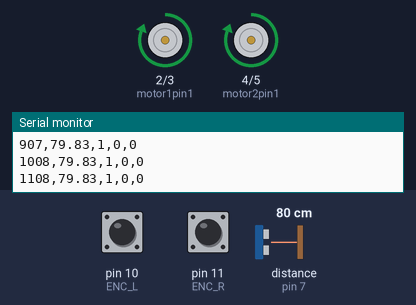
Simulated run of this sketch. Board: Arduino Uno, built with avr-gcc and run on an emulated ATmega328P. Parts: motor-driver pin pairs drawn as motors (green arrow = first pin HIGH = forward, orange = second pin HIGH = backward, longer = more drive), the last lines printed to the serial monitor. Wiring (inferred from the names in the program): ultrasonic range finder: trigger pin 6; echo pin 7. The test bench sets the inputs (shaded band); at power-on: distance to the obstacle (sensor on pin 7) 80 cm, pin 10 (ENC_L) HIGH, pin 11 (ENC_R) HIGH. The echo pulse lasts 58.3 µs per cm.

Above: at 1.2 s.
1.3 s: distance to the obstacle (sensor on pin 7) set to 38 cm
2.9 s: distance to the obstacle (sensor on pin 7) set to 32 cm
At 3.5 s:
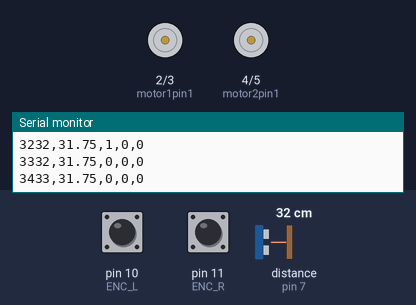
5.9 s: distance to the obstacle (sensor on pin 7) set to 2 cm
At 6.6 s:
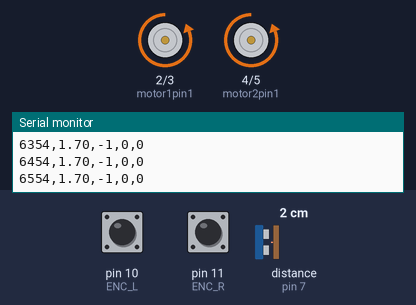
7.4 s: distance to the obstacle (sensor on pin 7) set to 14 cm
9.0 s: distance to the obstacle (sensor on pin 7) set to 17 cm
At 9.6 s:
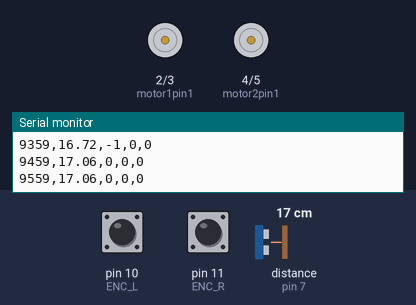
12.0 s: distance to the obstacle (sensor on pin 7) set to 4 cm
Timing chart, 0 to 14.5 s (numbered marks = the images above; inputs shaded):
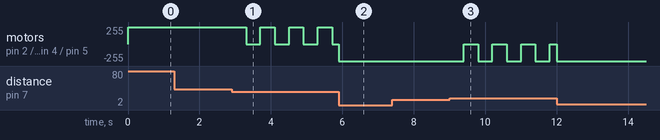

The sketch:

lab5_part3_code.ino
```cpp
// === MOTOR DRIVER PINS ===
const int motor1pin1 = 2;
const int motor1pin2 = 3;
const int motor2pin1 = 4;
const int motor2pin2 = 5;

// === ULTRASONIC FRONT SENSOR ONLY ===
const int trigFront = 6;
const int echoFront = 7;

// === ENCODERS ===
const uint8_t ENC_L = 10;
const uint8_t ENC_R = 11;

volatile long ticksL = 0, ticksR = 0;
int prevL = HIGH, prevR = HIGH;

// === DRIVE STATE ===
enum DriveMode { MODE_STOP, MODE_DRIVE };
DriveMode mode = MODE_STOP;

int driveDir = 0; // +1 = forward, -1 = backward, 0 = stop

// === FOLLOW-ME CONTROL CONFIG ===
const float set_point = 25.0; // cm
const float deadzone = 2.0;   // cm tolerance
const float slowZone = 10.0;  // simulate slow motion below this error

// === TELEMETRY CONFIG ===
const unsigned long TELEMETRY_MS = 100;
float frontDistance = -1;

void setup() {
  pinMode(motor1pin1, OUTPUT);
  pinMode(motor1pin2, OUTPUT);
  pinMode(motor2pin1, OUTPUT);
  pinMode(motor2pin2, OUTPUT);

  pinMode(trigFront, OUTPUT);
  pinMode(echoFront, INPUT);

  pinMode(ENC_L, INPUT_PULLUP);
  pinMode(ENC_R, INPUT_PULLUP);

  Serial.begin(115200);
  stopAll();

  Serial.println("=== Follow-Me Robot (Front Sensor + Both Encoders) ===");
  Serial.println("Time(ms),Front(cm),DriveDir,TicksL,TicksR");
}

void loop() {
  // Read front sensor only
  frontDistance = getDistanceCM(trigFront, echoFront);

  // === P-Controller (Digital Zones Only) ===
  if (frontDistance > 0) {
    float error = frontDistance - set_point;

    if (abs(error) < deadzone) {
      driveDir = 0;
      mode = MODE_STOP;
    } else if (abs(error) < slowZone) {
      static unsigned long lastToggle = 0;
      static bool movePulse = false;
      unsigned long now = millis();

      if (now - lastToggle >= 400) {
        movePulse = !movePulse;
        lastToggle = now;
      }

      if (movePulse) {
        driveDir = (error > 0) ? 1 : -1;
        mode = MODE_DRIVE;
      } else {
        driveDir = 0;
        mode = MODE_STOP;
      }
    } else {
      driveDir = (error > 0) ? 1 : -1;
      mode = MODE_DRIVE;
    }
  } else {
    driveDir = 0;
    mode = MODE_STOP;
  }

  applyDrive();

  // === ENCODER TICK COUNTING (BOTH) ===
  int rl = digitalRead(ENC_L);
  int rr = digitalRead(ENC_R);
  if (rl != prevL) { ticksL++; prevL = rl; }
  if (rr != prevR) { ticksR++; prevR = rr; }

  // === TELEMETRY OUTPUT ===
  static unsigned long lastT = 0;
  unsigned long now = millis();
  if (now - lastT >= TELEMETRY_MS) {
    lastT = now;
    long dL = ticksL; long dR = ticksR;
    ticksL = 0; ticksR = 0;

    Serial.print(now); Serial.print(",");
    Serial.print(frontDistance); Serial.print(",");
    Serial.print(driveDir); Serial.print(",");
    Serial.print(dL); Serial.print(",");
    Serial.println(dR);
  }
}

void stopAll() {
  digitalWrite(motor1pin1, LOW); digitalWrite(motor1pin2, LOW);
  digitalWrite(motor2pin1, LOW); digitalWrite(motor2pin2, LOW);
}

void leftForward()  { digitalWrite(motor1pin1, HIGH); digitalWrite(motor1pin2, LOW); }
void leftBackward() { digitalWrite(motor1pin1, LOW);  digitalWrite(motor1pin2, HIGH); }
void rightForward() { digitalWrite(motor2pin1, HIGH); digitalWrite(motor2pin2, LOW); }
void rightBackward(){ digitalWrite(motor2pin1, LOW);  digitalWrite(motor2pin2, HIGH); }

void applyDrive() {
  if (mode == MODE_STOP || driveDir == 0) {
    stopAll();
  } else if (driveDir > 0) {
    leftForward(); rightForward();
  } else {
    leftBackward(); rightBackward();
  }
}

float getDistanceCM(int trigPin, int echoPin) {
  digitalWrite(trigPin, LOW); delayMicroseconds(5);
  digitalWrite(trigPin, HIGH); delayMicroseconds(10);
  digitalWrite(trigPin, LOW);

  long duration = pulseIn(echoPin, HIGH, 30000);
  if (duration == 0) return -1;
  return (duration / 2.0) / 29.1;
}
```

Measured:
- the behaviour switches between 36 and 35 cm on distance to the obstacle (sensor on pin 7) (found by bisection; images 0 and 1)
- the behaviour switches between 15 and 16 cm on distance to the obstacle (sensor on pin 7) (found by bisection; images 2 and 3)
- after the input at 2.9 s, motor on pin 2 (motor1pin1) / pin 3 (motor1pin2), motor on pin 4 (motor2pin1) / pin 5 (motor2pin2): alternates forward 255/255 for 0.40 s and stopped for 0.40 s, starting after 0.41 s
- after the input at 9.0 s, motor on pin 2 (motor1pin1) / pin 3 (motor1pin2), motor on pin 4 (motor2pin1) / pin 5 (motor2pin2): alternates backward 255/255 for 0.40 s and stopped for 0.40 s, starting after 0.40 s
